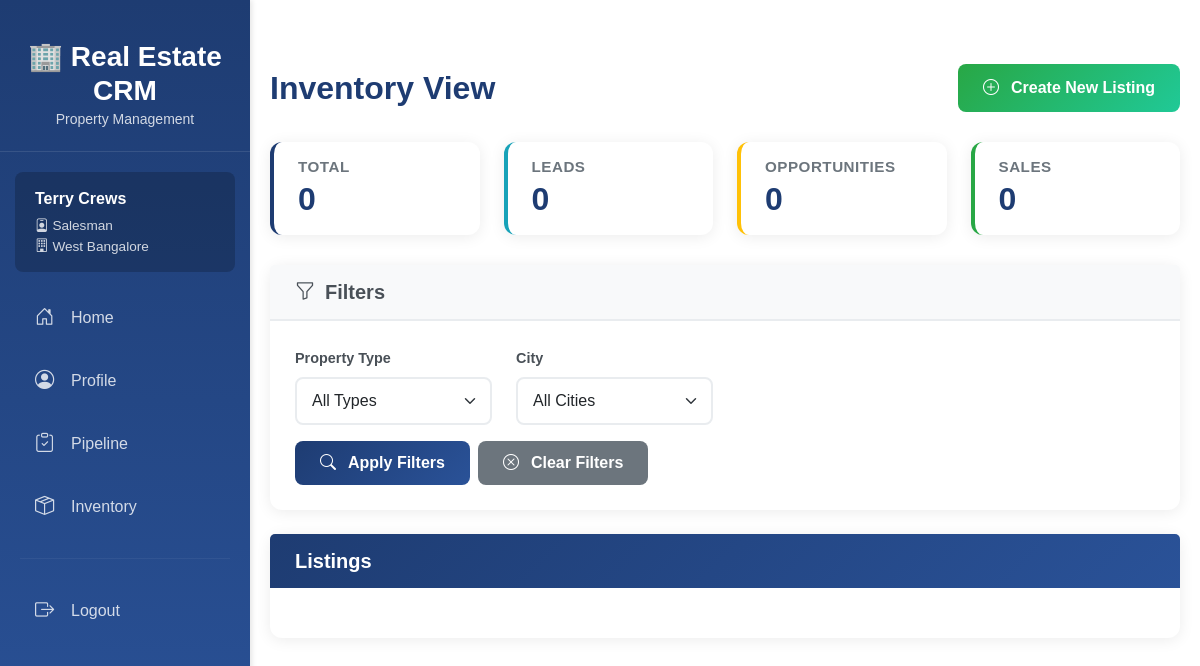
/inventory/ (signed in), run on the app's committed database.
### accounts/models.py (models this page shows, shortened)
class User(AbstractUser):
    class Role(models.TextChoices):
        CEO = "CEO", "CEO",
        MANAGER = "Manager", "Manager",
        SALESMAN = "Salesman", "Salesman"
    role = models.CharField(
        max_length=20,
        choices=Role.choices,
        default=Role.SALESMAN
    )
    branch = models.ForeignKey(
        'org.Branch',
        on_delete=models.SET_NULL,
        null=True,
        blank=True,
        related_name='users'
    )

### org/models.py (models this page shows, shortened)
class Branch(models.Model):
    id = models.CharField(max_length=5, primary_key=True)
    name  = models.CharField(max_length = 100)
    region = models.CharField(max_length = 100)
    address = models.TextField()
    is_active = models.BooleanField(default=True)
    class Meta:
        verbose_name = "Branch"
        verbose_name_plural = "Branches"

### inventory/views.py (the view)
# urls.py: path('', views.listing_list, name='listing_list'),
@login_required
def listing_list(request):
    listings = listings_visible_to(request.user)
    property_type = request.GET.get('type', '')
    city = request.GET.get('city', '')
    salesman_filter = request.GET.get('salesman', '')
    if property_type:
        listings = listings.filter(type=property_type)
    if city:
        listings = listings.filter(city__icontains=city)
    if salesman_filter:
        listings = listings.filter(assigned_salesman_id=salesman_filter)
    available_types = listings.values_list('type', flat=True).distinct()
    available_cities = listings.values_list('city', flat=True).distinct()
    salesmen = None
    if request.user.role == 'Manager':
        salesmen = User.objects.filter(
            branch = request.user.branch,
            role = 'Salesman').order_by('first_name', 'last_name')
    lead_count = listings.filter(
        Q(lead_status=Listing.leadStatusChoices.PENDING) |
        Q(lead_status=Listing.leadStatusChoices.APPROVED) |
        Q(lead_status=Listing.leadStatusChoices.REJECTED)).count()
    opp_count = listings.filter(
        Q(opp_status=Listing.oppStatusChoices.PENDING) |
        Q(opp_status=Listing.oppStatusChoices.PROSPECTING) |
        Q(opp_status=Listing.oppStatusChoices.NEGOTIATING) |
        Q(opp_status=Listing.oppStatusChoices.APPROVED) |
        Q(opp_status=Listing.oppStatusChoices.REJECTED)).count()
    sale_count = listings.filter(
        Q(sale_status=Listing.saleStatusChoices.PROCESSING) |
        Q(sale_status=Listing.saleStatusChoices.CLOSED_WON) |
        Q(sale_status=Listing.saleStatusChoices.CLOSED_LOST)).count()
    context = {
        'listings': listings,
        'available_types': available_types,
        'available_cities': available_cities,
        'salesmen': salesmen,
        'filters': {
            'type': property_type,
            'city': city,
            'salesman': salesman_filter
        },
        'total_count': listings.count(),
        'lead_count': lead_count,
        'opp_count': opp_count,
        'sale_count': sale_count
    }
    return render(request, 'inventory/listing_list.html', context)

### inventory/views.py (called while the page is built)
def listings_visible_to(user):
    if not user.is_authenticated:
        return Listing.objects.none()
    if user.role == 'Salesman':
        return Listing.objects.filter(
            branch=user.branch,
            assigned_salesman=user
        )
    elif user.role == 'Manager':
        return Listing.objects.filter(branch=user.branch)
    elif user.role == 'CEO':
        return Listing.objects.all()
    return Listing.objects.none()

### inventory/templates/inventory/listing_list.html (shortened to what this page needs)
{% extends 'base.html' %}
{% load compress %}
{% load static %}
{% block extra_css %}
{% compress css %}
    <link rel="stylesheet" href="{% static 'css/components.css' %}">
{% endcompress %}
{% endblock %}
{% block content %}
<div class="container-fluid mt-4 listing-list-page">
    <div class="page-header-actions">
        <h1>Inventory View</h1>
        <div>
            {% if user.role == 'Manager' %}
                <a href="{% url 'inventory:listing_create_manager' %}" class="btn btn-success">
                    <i class="bi bi-plus-circle"></i> Create New Listing
                </a>
            {% elif user.role == 'Salesman' %}
                <a href="{% url 'inventory:listing_create_salesman' %}" class="btn btn-success">
                    <i class="bi bi-plus-circle"></i> Create New Listing
                </a>
            {% endif %}
        </div>
    </div>
    <div class="row stats-cards-row">
        <div class="col-md-3">
            <div class="card stats-card total">
                <div class="card-body py-3 px-4">
                    <h3 class="card-title mb-1">Total</h3>
                    <h4 class="mb-0">{{ total_count }}</h4>
                </div>
            </div>
        </div>
        <div class="col-md-3">
            <div class="card stats-card leads">
                <div class="card-body py-3 px-4">
                    <h3 class="card-title mb-1">Leads</h3>
                    <h4 class="mb-0">{{ lead_count }}</h4>
                </div>
            </div>
        </div>
        <div class="col-md-3">
            <div class="card stats-card opportunities">
                <div class="card-body py-3 px-4">
                    <h3 class="card-title mb-1">Opportunities</h3>
                    <h4 class="mb-0">{{ opp_count }}</h4>
                </div>
            </div>
        </div>
        <div class="col-md-3">
            <div class="card stats-card sales">
                <div class="card-body py-3 px-4">
                    <h3 class="card-title mb-1">Sales</h3>
                    <h4 class="mb-0">{{ sale_count }}</h4>
                </div>
            </div>
        </div>
    </div>
    <div class="card filters-card mb-4">
        <div class="card-header">
            <h5 class="mb-0">
                <i class="bi bi-funnel"></i> Filters
            </h5>
        </div>
        <div class="card-body">
            <form method="get" id="filter-form">
                <div class="row">
                    <div class="col-md-3 mb-3">
                        <label for="type" class="form-label">Property Type</label>
                        <select name="type" id="type" class="form-select">
                            <option value="">All Types</option>
                        </select>
                    </div>
                    <div class="col-md-3 mb-3">
                        <label for="city" class="form-label">City</label>
                        <select name="city" id="city" class="form-select">
                            <option value="">All Cities</option>
                        </select>
                    </div>
                </div>
                <div class="d-flex gap-2">
                    <button type="submit" class="btn btn-primary">
                        <i class="bi bi-search"></i> Apply Filters
                    </button>
                    <a href="{% url 'inventory:listing_list' %}" class="btn btn-secondary">
                        <i class="bi bi-x-circle"></i> Clear Filters
                    </a>
                </div>
            </form>
        </div>
    </div>
    <div class="card listings-table-card">
        <div class="card-header">
            <h5 class="mb-0">Listings</h5>
        </div>
        <div class="card-body">
        </div>
    </div>
</div>
{% endblock %}

### templates/base.html (shortened to what this page needs)
{% load static %}
{% load compress %}
<!DOCTYPE html>
<html lang="en">
<head>
    <link rel="stylesheet" href="https://cdn.jsdelivr.net/npm/bootstrap@5.3.0/dist/css/bootstrap.min.css">
    <link rel="stylesheet" href="https://cdn.jsdelivr.net/npm/bootstrap-icons@1.11.0/font/bootstrap-icons.css">
    <link rel="stylesheet" href="https://cdn.datatables.net/1.13.8/css/jquery.dataTables.min.css">
    {% compress css %}
    <link rel="stylesheet" href="{% static 'css/base.css' %}">
    {% block extra_css %}{% endblock %}
    {% endcompress %}
</head>
<body class="{% block body_class %}{% endblock %}">
    <div class="sidebar">
        <div class="brand">
            <h3>🏢 Real Estate CRM</h3>
            <small>Property Management</small>
        </div>
        <div class="user-info">
            <div class="user-name">{{ request.user.get_full_name }}</div>
            <div class="user-role">
                <i class="bi bi-person-badge"></i> {{ request.user.role }}
            </div>
            <div class="user-role">
                <i class="bi bi-building"></i> {{ request.user.branch.name }}
            </div>
        </div>
        <nav class="nav flex-column">
            <a class="nav-link {% if request.resolver_match.url_name == 'home' or request.resolver_match.url_name == 'salesman_home' or request.resolver_match.url_name == 'manager_home' %}active{% endif %}"
               href="{% url 'dashboards:home' %}">
                <i class="bi bi-house-door"></i>
                <span>Home</span>
            </a>
            <a class="nav-link {% if 'profile' in request.resolver_match.url_name %}active{% endif %}"
               href="{% url 'accounts:profile' %}">
                <i class="bi bi-person-circle"></i>
                <span>Profile</span>
            </a>
            {% if request.user.role == 'Salesman' %}
            <a class="nav-link {% if 'salesman_dashboard' in request.resolver_match.url_name %}active{% endif %}"
               href="{% url 'dashboards:salesman_dashboard' %}">
                <i class="bi bi-clipboard-check"></i>
                <span>Pipeline</span>
            </a>
            {% elif request.user.role == 'Manager' %}
            <a class="nav-link {% if 'manager_dashboard' in request.resolver_match.url_name %}active{% endif %}"
               href="{% url 'dashboards:manager_dashboard' %}">
                <i class="bi bi-people"></i>
                <span>Team Pipeline</span>
            </a>
            {% elif request.user.role == 'CEO' %}
            <a class="nav-link {% if 'ceo_dashboard' in request.resolver_match.url_name %}active{% endif %}"
               href="{% url 'dashboards:ceo_dashboard' %}">
                <i class="bi bi-building"></i>
                <span>Organization</span>
            </a>
            {% endif %}
            <a class="nav-link {% if 'inventory' in request.resolver_match.url_name %}active{% endif %}"
               href="{% url 'inventory:listing_list' %}">
                <i class="bi bi-box-seam"></i>
                <span>Inventory</span>
            </a>
            <hr style="border-color: rgba(255,255,255,0.2); margin: 20px;">
            <a class="nav-link" href="{% url 'accounts:logout' %}"
               onclick="return confirm('Are you sure you want to logout?')">
                <i class="bi bi-box-arrow-right"></i>
                <span>Logout</span>
            </a>
        </nav>
    </div>
    <div class="main-content">
        {% block content %}
        {% endblock %}
    </div>
</body>
</html>

### static/css/base.css (style rules this page uses)
body { font-family: Arial, sans-serif; }
.sidebar { position: fixed; top: 0; left: 0; height: 100vh; width: 250px; background: linear-gradient(180deg, #1e3c72 0%, #2a5298 100%); padding-top: 20px; box-shadow: 2px 0 5px rgba(0,0,0,0.1); z-index: 1000; overflow-y: auto; }
.sidebar .brand { padding: 20px; text-align: center; color: white; border-bottom: 1px solid rgba(255,255,255,0.1); margin-bottom: 20px; }
.sidebar .brand h3 { margin: 0; font-weight: bold; }
.sidebar .brand small { opacity: 0.8; }
.sidebar .nav-link { color: rgba(255,255,255,0.8); padding: 12px 20px; margin: 5px 15px; border-radius: 8px; transition: all 0.3s; display: flex; align-items: center; gap: 12px; }
.sidebar .nav-link i { font-size: 1.2rem; width: 24px; }
.sidebar .user-info { padding: 15px 20px; background: rgba(0,0,0,0.2); margin: 15px; border-radius: 8px; color: white; }
.sidebar .user-info .user-name { font-weight: bold; margin-bottom: 5px; }
.sidebar .user-info .user-role { font-size: 0.85rem; opacity: 0.8; }
.main-content { margin-left: 250px; padding: 20px; min-height: 100vh; background: white; }

### static/css/components.css (style rules this page uses)
.btn { display: inline-flex; align-items: center; gap: 12px; }
.listing-list-page { padding: 20px 0; }
.stats-cards-row { margin-bottom: 30px; }
.stats-card { border: none; border-radius: 12px; box-shadow: 0 2px 15px rgba(0, 0, 0, 0.08); transition: all 0.3s; overflow: hidden; }
.stats-card .card-body { position: relative; padding: 20px 25px; }
.stats-card .card-title { font-size: 0.95rem; font-weight: 600; color: #6c757d; text-transform: uppercase; letter-spacing: 0.5px; margin-bottom: 8px; }
.stats-card h4 { font-size: 2rem; font-weight: 700; color: #1e3c72; margin: 0; }
.stats-card.total { border-left: 4px solid #1e3c72; }
.stats-card.leads { border-left: 4px solid #17a2b8; }
.stats-card.opportunities { border-left: 4px solid #ffc107; }
.stats-card.sales { border-left: 4px solid #28a745; }
.filters-card { border: none; border-radius: 12px; box-shadow: 0 2px 15px rgba(0, 0, 0, 0.08); margin-bottom: 25px; }
.filters-card .card-header { background: #f8f9fa; border-bottom: 2px solid #e9ecef; padding: 15px 25px; }
.filters-card .card-header h5 { display: flex; align-items: center; gap: 10px; color: #495057; font-weight: 600; }
.filters-card .card-body { padding: 25px; }
.filters-card .form-label { font-weight: 600; color: #495057; margin-bottom: 8px; font-size: 0.9rem; }
.filters-card .form-select { border: 2px solid #e9ecef; border-radius: 8px; padding: 10px 15px; transition: all 0.3s; }
.filters-card .btn { padding: 10px 25px; border-radius: 8px; font-weight: 600; transition: all 0.3s; }
.filters-card .btn-primary { background: linear-gradient(135deg, #1e3c72 0%, #2a5298 100%); border: none; }
.filters-card .btn-secondary { background: #6c757d; border: none; }
.listings-table-card { border: none; border-radius: 12px; box-shadow: 0 2px 15px rgba(0, 0, 0, 0.08); }
.listings-table-card .card-header { background: linear-gradient(135deg, #1e3c72 0%, #2a5298 100%); color: white; padding: 15px 25px; border-bottom: none; }
.listings-table-card .card-header h5 { margin: 0; font-weight: 600; }
.listings-table-card .card-body { padding: 25px; }
.page-header-actions { display: flex; justify-content: space-between; align-items: center; margin-bottom: 30px; }
.page-header-actions h1 { font-size: 2rem; font-weight: 700; color: #1e3c72; margin: 0; }
.page-header-actions .btn-success, .navbar-top .btn-success, .dashboard-header .btn-success, .actions-container .btn-success { background: linear-gradient(135deg, #28a745 0%, #20c997 100%); border: none; padding: 12px 25px; border-radius: 8px; font-weight: 600; transition: all 0.3s; }

### data on the page
User: user.get_full_name "Terry Crews", user.role "Salesman", user.branch.name "West Bangalore"

### other printed values
{{ total_count }} "0"
{{ lead_count }} "0"
{{ opp_count }} "0"
{{ sale_count }} "0"
